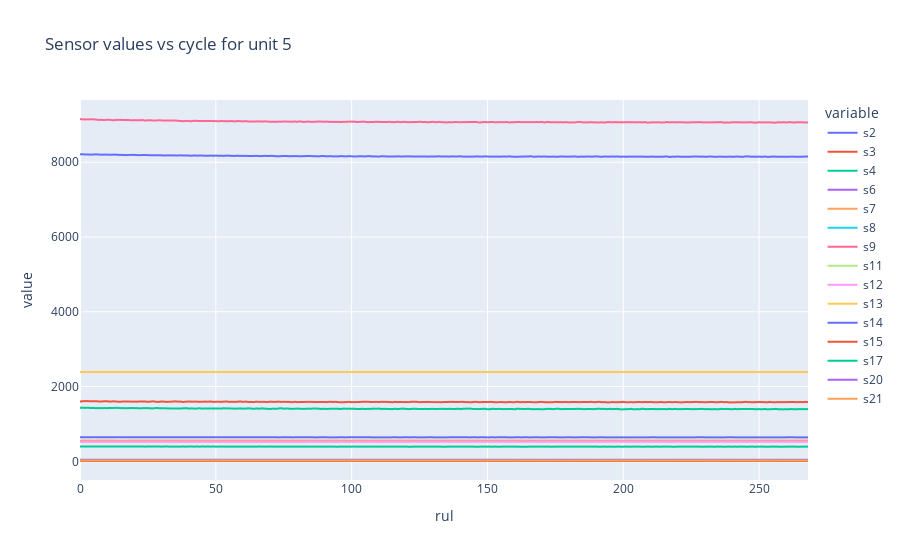

Notebook source saved alongside this figure:
### Code cell
# Plotting sensor values for a specific unit
specific_unit = 5
train_specific_unit = train[train['unit'] == specific_unit]
px.line(train_specific_unit, x='rul', y=sensor_cols, title=f'Sensor values vs cycle for unit {specific_unit}')

### Figure 1 — Plotly figure (JSON) as saved in the notebook; plotly's stock layout.template omitted (floating-point values rounded to 4 significant figures; data arrays with more than 128 entries replaced by an {"elided": "..."} marker saying what was removed)
{"data": [{"hovertemplate": "variable=s2<br>rul=%{x}<br>value=%{y}<extra></extra>", "legendgroup": "s2", "line": {"color": "#636efa", "dash": "solid"}, "marker": {"symbol": "circle"}, "mode": "lines", "name": "s2", "showlegend": true, "type": "scattergl", "x": {"elided": "269 int values"}, "xaxis": "x", "y": {"elided": "269 float values"}, "yaxis": "y"}, {"hovertemplate": "variable=s3<br>rul=%{x}<br>value=%{y}<extra></extra>", "legendgroup": "s3", "line": {"color": "#EF553B", "dash": "solid"}, "marker": {"symbol": "circle"}, "mode": "lines", "name": "s3", "showlegend": true, "type": "scattergl", "x": {"elided": "269 int values"}, "xaxis": "x", "y": {"elided": "269 float values"}, "yaxis": "y"}, {"hovertemplate": "variable=s4<br>rul=%{x}<br>value=%{y}<extra></extra>", "legendgroup": "s4", "line": {"color": "#00cc96", "dash": "solid"}, "marker": {"symbol": "circle"}, "mode": "lines", "name": "s4", "showlegend": true, "type": "scattergl", "x": {"elided": "269 int values"}, "xaxis": "x", "y": {"elided": "269 float values"}, "yaxis": "y"}, {"hovertemplate": "variable=s6<br>rul=%{x}<br>value=%{y}<extra></extra>", "legendgroup": "s6", "line": {"color": "#ab63fa", "dash": "solid"}, "marker": {"symbol": "circle"}, "mode": "lines", "name": "s6", "showlegend": true, "type": "scattergl", "x": {"elided": "269 int values"}, "xaxis": "x", "y": {"elided": "269 float values"}, "yaxis": "y"}, {"hovertemplate": "variable=s7<br>rul=%{x}<br>value=%{y}<extra></extra>", "legendgroup": "s7", "line": {"color": "#FFA15A", "dash": "solid"}, "marker": {"symbol": "circle"}, "mode": "lines", "name": "s7", "showlegend": true, "type": "scattergl", "x": {"elided": "269 int values"}, "xaxis": "x", "y": {"elided": "269 float values"}, "yaxis": "y"}, {"hovertemplate": "variable=s8<br>rul=%{x}<br>value=%{y}<extra></extra>", "legendgroup": "s8", "line": {"color": "#19d3f3", "dash": "solid"}, "marker": {"symbol": "circle"}, "mode": "lines", "name": "s8", "showlegend": true, "type": "scattergl", "x": {"elided": "269 int values"}, "xaxis": "x", "y": {"elided": "269 float values"}, "yaxis": "y"}, {"hovertemplate": "variable=s9<br>rul=%{x}<br>value=%{y}<extra></extra>", "legendgroup": "s9", "line": {"color": "#FF6692", "dash": "solid"}, "marker": {"symbol": "circle"}, "mode": "lines", "name": "s9", "showlegend": true, "type": "scattergl", "x": {"elided": "269 int values"}, "xaxis": "x", "y": {"elided": "269 float values"}, "yaxis": "y"}, {"hovertemplate": "variable=s11<br>rul=%{x}<br>value=%{y}<extra></extra>", "legendgroup": "s11", "line": {"color": "#B6E880", "dash": "solid"}, "marker": {"symbol": "circle"}, "mode": "lines", "name": "s11", "showlegend": true, "type": "scattergl", "x": {"elided": "269 int values"}, "xaxis": "x", "y": {"elided": "269 float values"}, "yaxis": "y"}, {"hovertemplate": "variable=s12<br>rul=%{x}<br>value=%{y}<extra></extra>", "legendgroup": "s12", "line": {"color": "#FF97FF", "dash": "solid"}, "marker": {"symbol": "circle"}, "mode": "lines", "name": "s12", "showlegend": true, "type": "scattergl", "x": {"elided": "269 int values"}, "xaxis": "x", "y": {"elided": "269 float values"}, "yaxis": "y"}, {"hovertemplate": "variable=s13<br>rul=%{x}<br>value=%{y}<extra></extra>", "legendgroup": "s13", "line": {"color": "#FECB52", "dash": "solid"}, "marker": {"symbol": "circle"}, "mode": "lines", "name": "s13", "showlegend": true, "type": "scattergl", "x": {"elided": "269 int values"}, "xaxis": "x", "y": {"elided": "269 float values"}, "yaxis": "y"}, {"hovertemplate": "variable=s14<br>rul=%{x}<br>value=%{y}<extra></extra>", "legendgroup": "s14", "line": {"color": "#636efa", "dash": "solid"}, "marker": {"symbol": "circle"}, "mode": "lines", "name": "s14", "showlegend": true, "type": "scattergl", "x": {"elided": "269 int values"}, "xaxis": "x", "y": {"elided": "269 float values"}, "yaxis": "y"}, {"hovertemplate": "variable=s15<br>rul=%{x}<br>value=%{y}<extra></extra>", "legendgroup": "s15", "line": {"color": "#EF553B", "dash": "solid"}, "marker": {"symbol": "circle"}, "mode": "lines", "name": "s15", "showlegend": true, "type": "scattergl", "x": {"elided": "269 int values"}, "xaxis": "x", "y": {"elided": "269 float values"}, "yaxis": "y"}, {"hovertemplate": "variable=s17<br>rul=%{x}<br>value=%{y}<extra></extra>", "legendgroup": "s17", "line": {"color": "#00cc96", "dash": "solid"}, "marker": {"symbol": "circle"}, "mode": "lines", "name": "s17", "showlegend": true, "type": "scattergl", "x": {"elided": "269 int values"}, "xaxis": "x", "y": {"elided": "269 int values"}, "yaxis": "y"}, {"hovertemplate": "variable=s20<br>rul=%{x}<br>value=%{y}<extra></extra>", "legendgroup": "s20", "line": {"color": "#ab63fa", "dash": "solid"}, "marker": {"symbol": "circle"}, "mode": "lines", "name": "s20", "showlegend": true, "type": "scattergl", "x": {"elided": "269 int values"}, "xaxis": "x", "y": {"elided": "269 float values"}, "yaxis": "y"}, {"hovertemplate": "variable=s21<br>rul=%{x}<br>value=%{y}<extra></extra>", "legendgroup": "s21", "line": {"color": "#FFA15A", "dash": "solid"}, "marker": {"symbol": "circle"}, "mode": "lines", "name": "s21", "showlegend": true, "type": "scattergl", "x": {"elided": "269 int values"}, "xaxis": "x", "y": {"elided": "269 float values"}, "yaxis": "y"}], "layout": {"legend": {"title": {"text": "variable"}, "tracegroupgap": 0}, "title": {"text": "Sensor values vs cycle for unit 5"}, "xaxis": {"anchor": "y", "domain": [0, 1], "title": {"text": "rul"}}, "yaxis": {"anchor": "x", "domain": [0, 1], "title": {"text": "value"}}}}
